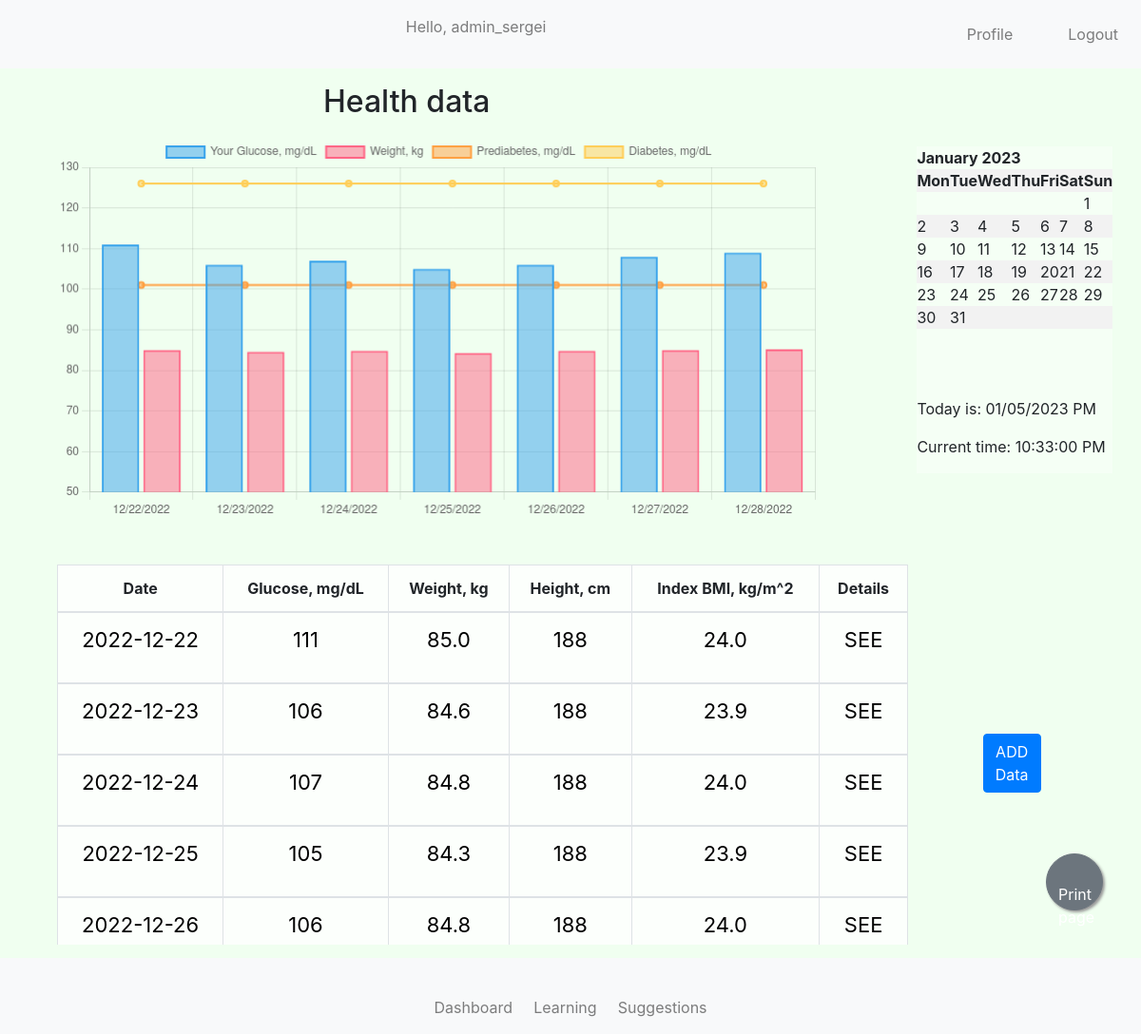
The app's page / (signed in) with its own data.
### dashboard/models.py (models this page shows, shortened)
class HealthData(models.Model):
    user = models.ForeignKey(User, on_delete=models.CASCADE)
    weight = models.FloatField()
    gl_level = models.IntegerField()
    height = models.IntegerField(default=180)
    day = models.DateField(default=now,editable=True)
    def bmi_calculate(self):
        return round(self.weight/((self.height/100)**2), 1)
    bmi = property(bmi_calculate)
    def __str__(self):
        return str(self.day)
    class Meta:
        verbose_name_plural = 'Health Data'

### user/views.py (the view)
# urls.py: 2. Add a URL to urlpatterns:  path('', views.home, name='home')
@login_required(login_url='user:login')
def home(request, year=datetime.now().year, month=datetime.now().strftime('%B')):
    month = month.capitalize()
    month_number = list(calendar.month_name).index(month)
    month_number = int(month_number)
    cal = HTMLCalendar().formatmonth(year, month_number)
    now = datetime.now()
    current_year = now.year
    time = now.strftime('%I:%M:%S %p')
    date = now.strftime('%m/%d/%Y %p')
    qs = HealthData.objects.filter(user=request.user)
    x_gl = []
    x_w = []
    x_h = []
    bmi = []
    prediab = []
    diab = []
    y = []
    for data in qs:
        x_gl.append(data.gl_level)
        x_w.append(data.weight)
        x_h.append(data.height)
        bmi.append(round(data.weight/((data.height/100)**2), 1))
        prediab.append(101)
        diab.append(126)
        y.append(date_to_str(data.day))
    context = {"year": year,
                "month": month,
                "month_number": month_number,
                "cal": cal,
                "current_year": current_year,
                "time": time,
                "date": date,
                "health_data": qs,
                "glucose": x_gl,
                "prediab": prediab,
                "diab": diab,
                "weight": x_w,
                "height": x_h,
                "bmi": bmi,
                "day": y,
                }
    return render(request, 'base/home.html', context)

### user/utils.py (called while the page is built)
def date_to_str(date):
    date_time = date.strftime("%m/%d/%Y")
    return date_time

### templates/base/home.html (shortened to what this page needs)
{% extends 'base/base.html' %}
{% load static %}
{% block content %}
<div class="container">
    <div class="center">
        <h2>Health data</h2>
    </div>
    <div class="row">
        <div class="col-9">
            <div>
                <canvas id="Glucose"></canvas>
            </div>
            <script>
            const ctx = document.getElementById('Glucose');
            const mixedChart = new Chart(ctx, {
                type: 'bar',
                data: {
                    type: 'line',
                    labels: {{day|safe}},
                    datasets: [{
                        label: 'Your Glucose, mg/dL',
                        data: {{glucose|safe}},
                        borderWidth: 2,
                        }, {
                        label: 'Weight, kg',
                        data: {{weight|safe}},
                        borderWidth: 2,
                        },{
                        type: 'line',
                        labels: {{day|safe}},
                        label: 'Prediabetes, mg/dL',
                        data: {{prediab|safe}},
                        borderWidth: 2
                        }, {
                        type: 'line',
                        labels: {{day|safe}},
                        label: 'Diabetes, mg/dL',
                        data: {{diab|safe}},
                        borderWidth: 2
                    }]
                },
                options: {
                    scales: {
                        y: {
                        min: 50
                        }
                    }
                }
            });
            </script>
        </div>
        <div class="col-3">
            <div class="center">
                <div class="opaqueWhite">
                    {{ cal|safe }}
                    <br><br><br>
                    <p>Today is: {{ date }}</p>
                    <p>Current time: {{ time }}</p>
                </div>
            </div>
        </div>
    </div>
    <br><br>
    <div class="row">
        <div class="col-10" style="overflow-x:auto; height: 400px; overflow: auto">
            <table class="table table-hover table-bordered" style="background-color: rgba(255, 255, 255, 0.8); margin-left:auto; margin-right:auto; height: 400px">
                <thead>
                    <tr style="text-align:center">
                        <th>Date</th>
                        <th>Glucose, mg/dL</th>
                        <th>Weight, kg</th>
                        <th>Height, cm</th>
                        <th>Index BMI, kg/m^2</th>
                        <th>Details</th>
                    </tr>
                </thead>
            {% for data in health_data %}
                <tbody>
                    <tr style="text-align:center">
                        <td>
                            <p style="color: black; font-size:22px">{{ data }}</p>
                        </td>
                        <td>
                            <p style="color: black; font-size:22px">{{ data.gl_level }}</p>
                        </td>
                        <td>
                            <p style="color: black; font-size:22px">{{ data.weight }}</p>
                        </td>
                        <td>
                            <p style="color: black; font-size:22px">{{ data.height }}</p>
                        </td>
                        <td>
                            <p style="color: black; font-size:22px">{{ data.bmi}}</p>
                        </td>
                        <td>
                            <a href="{% url 'dashboard:show-health-data' data.id %}"
                            style="color: black; font-size:22px"> SEE </a>
                        </td>
                    </tr>
                </tbody>
            {% endfor %}
        </table>
        </div>
        <div class="col-2">
            <br><br><br><br><br><br><br>
            <div class="center" role="toolbar" aria-label="Toolbar with button groups">
                <div class="btn-group mr-2" role="group" aria-label="Second group">
                    <a href="{%  url 'dashboard:add-health-data' %}" class="btn btn-primary">ADD Data</a>
                </div>
            </div>
        </div>
        <br>
    </div>
</div>
{% endblock %}

### templates/base/base.html (shortened to what this page needs)
<!doctype html>
{% load static %}
<html lang="en">
  <head>
    <link rel="stylesheet" href="https://cdn.jsdelivr.net/npm/bootstrap@4.5.3/dist/css/bootstrap.min.css">
    <link rel="stylesheet" type="text/css" href="{% static 'css/style.css' %}">
    <link href="{% static 'fontawesomefree/css/fontawesome.css' %}" rel="stylesheet" type="text/css">
    <link href="{% static 'fontawesomefree/css/brands.css' %}" rel="stylesheet" type="text/css">
    <link href="{% static 'fontawesomefree/css/solid.css' %}" rel="stylesheet" type="text/css">
  </head>
    <body style="
    background-position: center center;
    background-repeat: no-repeat;
    background-attachment: fixed;
    background-size: cover;
    background-color: honeydew;
    ">
       <nav class="navbar navbar-expand-lg navbar-light bg-light fixed-top">
            <div class="collapse navbar-collapse" id="navbarCollapse">
                 <div class="navbar-nav ml-auto" >
                    {% if user.is_authenticated %}
                         <p id="hello-msg" class="nav-item nav-link">Hello, {{ request.user }} &nbsp;&nbsp;&nbsp;</p>
                    {% endif %}
                 </div>
                 <div class="navbar-nav ml-auto">
                    {% if user.is_authenticated %}
                        <a href="{% url 'user:users-profile' %}" class="nav-item nav-link"><i class="far fa-address-card"></i>&nbsp;&nbsp;Profile &emsp;</a>
                        <a href="{% url 'user:logout' %}" class="nav-item nav-link"> <i class="fas fa-sign-out-alt"></i>&nbsp;&nbsp;Logout</a>
                    {% else %}
                         <a href="{% url 'user:login' %}" class="nav-item nav-link"><i class="fas fa-sign-in-alt"></i>&nbsp;&nbsp;Sign in</a>
                    {% endif %}
                </div>
            </div>
        </nav>
        <br><br>
    <div class="container">
        {% block content %}
        {% endblock %}
    </div>
    <br/>
      <nav class="navbar navbar-expand-lg navbar-light bg-light fixed-bottom py-6 ">
          <div class="container-fluid">
              <ul class="navbar-nav mx-auto text-center nav-justified">
                  {% if user.is_authenticated %}
                  <li class="nav-item">
                      <a class="nav-link" href="{% url 'user:users-home' %}"><i class="fas fa-home"></i>Dashboard</a>
                  </li>
                  <li class="nav-item">
                      <a class="nav-link" href="{% url 'learning:list-cards' %}">
                          <i class="fa-solid fa-graduation-cap"></i><br>Learning</a>
                  </li>
                  <li class="nav-item" >
                    <a class="nav-link" href="{% url 'suggestions:get-health-answers' %}">
                      <i class="fa-solid fa-comment-medical"></i><br>Suggestions</a>
                  </li>
                  <a  class="btn btn-secondary" style="position:fixed;
                  width:60px;
                  height:60px;
                  bottom:130px;
                  right:40px;
                  border-radius:50px;
                  text-align:center;
                  box-shadow: 2px 2px 3px #999;"
                  onclick="window.print()" target="_blank"><i class="fa-solid fa-print"></i>Print page</a>
                  {% endif %}
              </ul>
          </div>
      </nav>
  </body>
</html>

### static/css/style.css (style rules this page uses)
.opaqueWhite { background-color: rgba(255, 255, 255, 0.3); display: inline-block }
table { width: 100%; }
tr { width: 70px; }
body { padding-top: 30px; padding-bottom: 70px; }
nav { position:fixed; max-height: 100px; }
.center { margin: auto; width: 50%; padding: 10px; }

### templates/base/home.html (style rules this page uses)
tr:nth-child(even) { background-color: #f2f2f2 }

### records on screen
HealthData: day "2022-12-22", gl_level "111", weight "85.0", height "188", bmi "24.0"
HealthData: day "2022-12-23", gl_level "106", weight "84.6", height "188", bmi "23.9"
HealthData: day "2022-12-24", gl_level "107", weight "84.8", height "188", bmi "24.0"
HealthData: day "2022-12-25", gl_level "105", weight "84.3", height "188", bmi "23.9"
HealthData: day "2022-12-26", gl_level "106", weight "84.8", height "188", bmi "24.0"

### other values on screen
{{ request.user }} "admin_sergei"
{{ cal|safe }} "January 2023 Mon Tue Wed Thu Fri Sat Sun 1 2 3 4 5 6 7 8 9 10 11 12 13 14 15 16 17 18 19 20 21 22 23 24 25 26 27 28 29 30 31"
{{ time }} "10:33:00 PM"
chart data {{ day|safe }} ['12/22/2022', '12/23/2022', '12/24/2022', '12/25/2022', '12/26/2022', '12/27/2022', '12/28/2022']
chart data {{ glucose|safe }} [111, 106, 107, 105, 106, 108, 109]
chart data {{ weight|safe }} [85.0, 84.6, 84.8, 84.3, 84.8, 85.0, 85.2]
